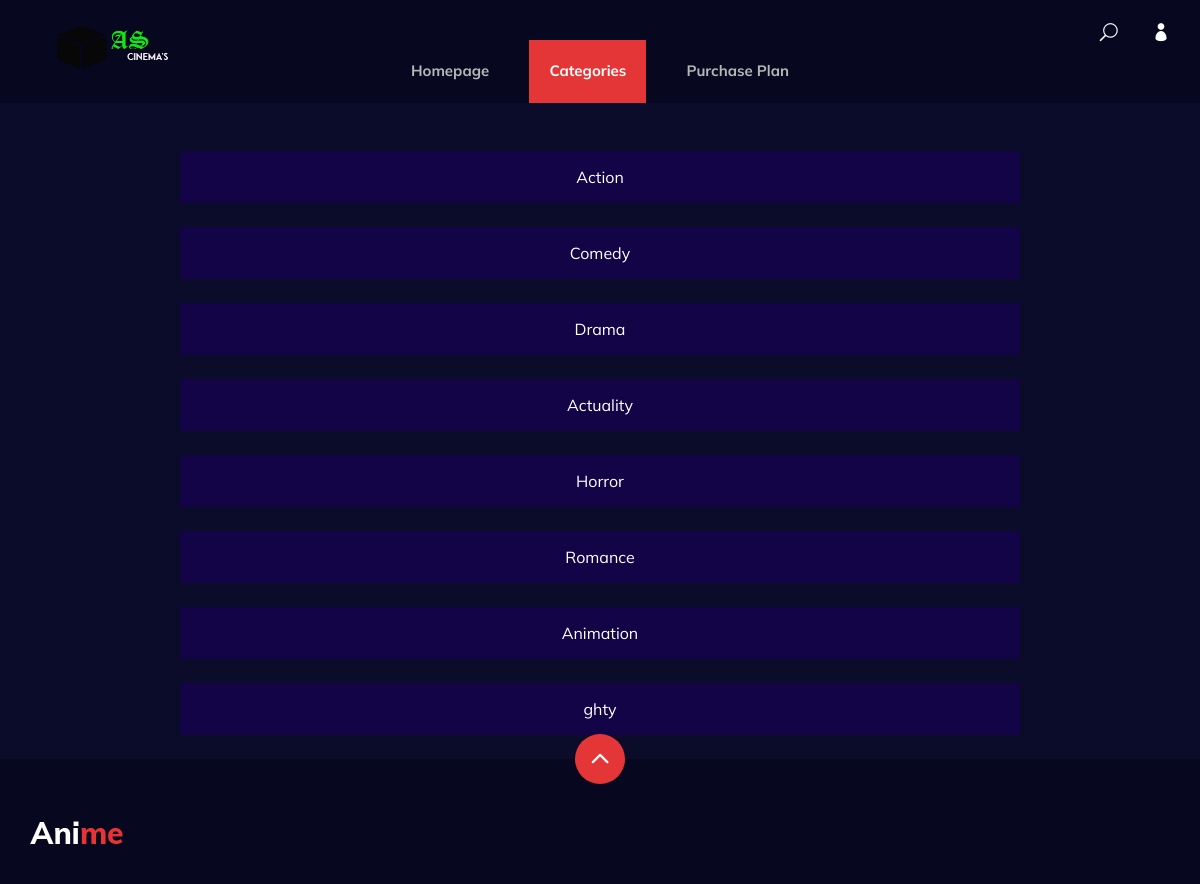
The page /cat on the database its author committed.
### MainApp/models.py (models this page shows, shortened)
class category(models.Model):
    cat=models.ForeignKey('maincategory', on_delete=models.CASCADE,null=True)
    cname=models.CharField(max_length=40,null=True)
    nos=models.IntegerField(null=True)
    valid=models.DateField(null=True)
    paid=models.BooleanField()
    image=models.ImageField(upload_to='image/',null=True)

### MainApp/views.py (the view)
# urls.py: path('cat',views.cate,name="cate"),
def cate(request):
    ca=category.objects.all()
    return render(request,"user/categories.html",{"data":ca})

### MainApp/templates/user/categories.html (shortened to what this page needs)
<!DOCTYPE html>
{% load static %}
<html lang="en">
<head>
    <link rel="stylesheet" href="static/css/bootstrap.min.css" type="text/css">
    <link rel="stylesheet" href="static/css/font-awesome.min.css" type="text/css">
    <link rel="stylesheet" href="static/css/elegant-icons.css" type="text/css">
    <link rel="stylesheet" href="static/css/plyr.css" type="text/css">
    <link rel="stylesheet" href="static/css/nice-select.css" type="text/css">
    <link rel="stylesheet" href="static/css/owl.carousel.min.css" type="text/css">
    <link rel="stylesheet" href="static/css/slicknav.min.css" type="text/css">
    <link rel="stylesheet" href="static/css/style.css" type="text/css">
</head>
<body>
    <header class="header">
        <div class="container">
            <div class="row">
                <div class="col-lg-2">
                    <div class="header__logo">
                        <a href="./index.html">
                            <img src="static/img/logo-1.png" alt="">
                        </a>
                    </div>
                </div>
                <div class="col-lg-8">
                    <div class="header__nav">
                        <nav class="header__menu mobile-menu">
                            <ul>
                                <li><a href="{% url 'h' %}">Homepage</a></li>
                                <li class="active"><a href="cat">Categories</li>
                                <li><a href="pur">Purchase Plan</a></li>
                            </ul>
                        </nav>
                    </div>
                </div>
                <div class="col-lg-2">
                    <div class="header__right">
                        <a href="#" class="search-switch"><span class="icon_search"></span></a>
                        <a href="#"><span class="icon_profile"></span>{{ request.user.email}}</a>
                    </div>
                </div>
            </div>
        </div>
    </header>
    <br><br>
    <body>
        <center>
            {% for i in data %}
            <form method="POST" action="{% url 'acti' catid=i.id %}">
                <button class="block" type="submit">{{i.cname}}</button> <br>
            </form>
            {% endfor %}
        </center>
    </body>
    <footer class="footer">
        <div class="page-up">
            <a href="#" id="scrollToTopButton"><span class="arrow_carrot-up"></span></a>
        </div>
        <div class="container">
            <div class="row">
                <div class="col-lg-3">
                    <div class="footer__logo">
                        <a href="./index.html"><img src="static/img/logo.png" alt=""></a>
                    </div>
                </div>
            </div>
        </div>
    </footer>
</body>
</html>

### MainApp/static/css/style.css (style rules this page uses)
html, body { height: 100%; font-family: "Mulish", sans-serif; -webkit-font-smoothing: antialiased; background: #0b0c2a; }
img { max-width: 100%; }
ul, ol { padding: 0; margin: 0; }
.header { background: #070720; }
.header__logo { padding: 20px 0 17px; }
.header__logo a { display: inline-block; }
.header__menu { text-align: center; }
.header__menu ul li { list-style: none; display: inline-block; position: relative; margin-right: 16px; }
.header__menu ul li.active a { background: #e53637; color: #ffffff; }
.header__menu ul li:last-child { margin-right: 0; }
.header__menu ul li a { font-size: 15px; color: #b7b7b7; display: block; font-weight: 700; -webkit-transition: all, 0.5s; -o-transition: all, 0.5s; transition: all, 0.5s; padding: 20px; }
.header__right { text-align: right; padding: 20px 0 15px; }
.header__right a { display: inline-block; font-size: 18px; color: #ffffff; margin-right: 30px; }
.header__right a:last-child { margin-right: 0; }
.footer { background: #070720; padding-top: 60px; padding-bottom: 40px; position: relative; }
.page-up { position: absolute; left: 50%; top: -25px; margin-left: -25px; }
.page-up a { display: inline-block; font-size: 36px; color: #ffffff; height: 50px; width: 50px; background: #e53637; line-height: 50px; text-align: center; border-radius: 50%; }
.page-up a span { position: relative; top: 2px; left: -1px; }
@media only screen and (min-width: 1200px) { .container { max-width: 1170px; } }

### MainApp/templates/user/categories.html (style rules this page uses)
.block { display: block; width: 70%; border: none; background-color: #130447; color: white; padding: 14px 28px; font-size: 16px; cursor: pointer; text-align: center; }

### rows shown on the page
category: cname "Action"
category: cname "Comedy"
category: cname "Drama"
category: cname "Actuality"
category: cname "Horror"
category: cname "Romance"
category: cname "Animation"
category: cname "ghty"
